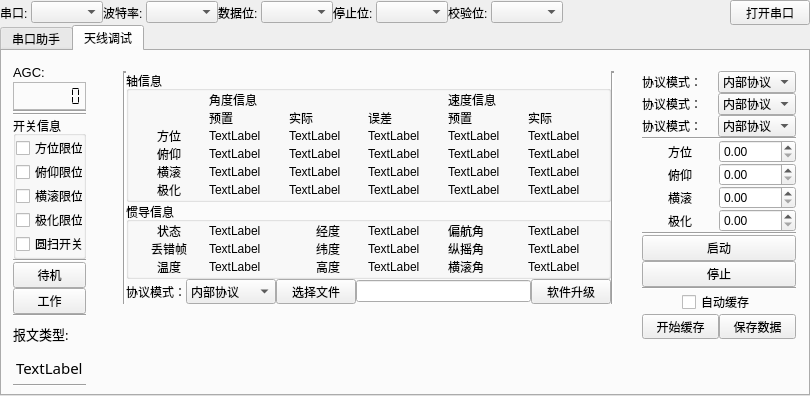
<?xml version="1.0" encoding="UTF-8"?>
<ui version="4.0">
 <class>MainWindow</class>
 <widget class="QMainWindow" name="MainWindow">
  <property name="geometry">
   <rect>
    <x>0</x>
    <y>0</y>
    <width>810</width>
    <height>396</height>
   </rect>
  </property>
  <property name="minimumSize">
   <size>
    <width>810</width>
    <height>396</height>
   </size>
  </property>
  <property name="windowTitle">
   <string>MainWindow</string>
  </property>
  <widget class="QWidget" name="centralWidget">
   <layout class="QGridLayout" name="gridLayout_3">
    <property name="leftMargin">
     <number>0</number>
    </property>
    <property name="topMargin">
     <number>0</number>
    </property>
    <property name="rightMargin">
     <number>0</number>
    </property>
    <property name="bottomMargin">
     <number>0</number>
    </property>
    <property name="spacing">
     <number>0</number>
    </property>
    <item row="0" column="0">
     <layout class="QHBoxLayout" name="horizontalLayout_4">
      <property name="spacing">
       <number>0</number>
      </property>
      <item>
       <layout class="QHBoxLayout" name="horizontalLayout_2">
        <property name="spacing">
         <number>0</number>
        </property>
        <item>
         <widget class="QLabel" name="label">
          <property name="text">
           <string>串口: </string>
          </property>
         </widget>
        </item>
        <item>
         <widget class="QComboBox" name="comboBox_SerPort"/>
        </item>
        <item>
         <widget class="QLabel" name="label_2">
          <property name="text">
           <string>波特率: </string>
          </property>
         </widget>
        </item>
        <item>
         <widget class="QComboBox" name="comboBox_SerBaud"/>
        </item>
        <item>
         <widget class="QLabel" name="label_3">
          <property name="text">
           <string>数据位: </string>
          </property>
         </widget>
        </item>
        <item>
         <widget class="QComboBox" name="comboBox_SerDataBits"/>
        </item>
        <item>
         <widget class="QLabel" name="label_4">
          <property name="text">
           <string>停止位: </string>
          </property>
         </widget>
        </item>
        <item>
         <widget class="QComboBox" name="comboBox_SerStopBits"/>
        </item>
        <item>
         <widget class="QLabel" name="label_5">
          <property name="text">
           <string>校验位: </string>
          </property>
         </widget>
        </item>
        <item>
         <widget class="QComboBox" name="comboBox_SerCheckBits"/>
        </item>
       </layout>
      </item>
      <item>
       <spacer name="horizontalSpacer">
        <property name="orientation">
         <enum>Qt::Horizontal</enum>
        </property>
        <property name="sizeHint" stdset="0">
         <size>
          <width>40</width>
          <height>20</height>
         </size>
        </property>
       </spacer>
      </item>
      <item>
       <widget class="QPushButton" name="pushButton_OpenSerPort">
        <property name="maximumSize">
         <size>
          <width>16777215</width>
          <height>25</height>
         </size>
        </property>
        <property name="text">
         <string>打开串口</string>
        </property>
       </widget>
      </item>
     </layout>
    </item>
    <item row="1" column="0">
     <widget class="QTabWidget" name="tabWidget">
      <property name="minimumSize">
       <size>
        <width>810</width>
        <height>367</height>
       </size>
      </property>
      <property name="maximumSize">
       <size>
        <width>16777215</width>
        <height>16777215</height>
       </size>
      </property>
      <property name="currentIndex">
       <number>1</number>
      </property>
      <widget class="QWidget" name="tab_Serial">
       <attribute name="title">
        <string>串口助手</string>
       </attribute>
      </widget>
      <widget class="QWidget" name="tab_Ant">
       <property name="maximumSize">
        <size>
         <width>806</width>
         <height>16777215</height>
        </size>
       </property>
       <attribute name="title">
        <string>天线调试</string>
       </attribute>
       <widget class="QWidget" name="layoutWidget">
        <property name="geometry">
         <rect>
          <x>0</x>
          <y>0</y>
          <width>95</width>
          <height>347</height>
         </rect>
        </property>
        <layout class="QGridLayout" name="gridLayout_12">
         <property name="spacing">
          <number>0</number>
         </property>
         <item row="0" column="0">
          <layout class="QGridLayout" name="gridLayout_6">
           <property name="spacing">
            <number>0</number>
           </property>
           <item row="1" column="0">
            <widget class="QGroupBox" name="groupBox_3">
             <property name="title">
              <string>开关信息</string>
             </property>
             <layout class="QGridLayout" name="gridLayout_10">
              <property name="leftMargin">
               <number>0</number>
              </property>
              <property name="topMargin">
               <number>0</number>
              </property>
              <property name="rightMargin">
               <number>0</number>
              </property>
              <property name="bottomMargin">
               <number>0</number>
              </property>
              <property name="spacing">
               <number>0</number>
              </property>
              <item row="0" column="0">
               <widget class="QCheckBox" name="checkBox">
                <property name="text">
                 <string>方位限位</string>
                </property>
                <property name="checkable">
                 <bool>false</bool>
                </property>
               </widget>
              </item>
              <item row="1" column="0">
               <widget class="QCheckBox" name="checkBox_2">
                <property name="text">
                 <string>俯仰限位</string>
                </property>
                <property name="checkable">
                 <bool>false</bool>
                </property>
               </widget>
              </item>
              <item row="2" column="0">
               <widget class="QCheckBox" name="checkBox_3">
                <property name="text">
                 <string>横滚限位</string>
                </property>
                <property name="checkable">
                 <bool>false</bool>
                </property>
               </widget>
              </item>
              <item row="3" column="0">
               <widget class="QCheckBox" name="checkBox_4">
                <property name="text">
                 <string>极化限位</string>
                </property>
                <property name="checkable">
                 <bool>false</bool>
                </property>
               </widget>
              </item>
              <item row="4" column="0">
               <widget class="QCheckBox" name="checkBox_5">
                <property name="text">
                 <string>圆扫开关</string>
                </property>
               </widget>
              </item>
             </layout>
            </widget>
           </item>
           <item row="0" column="0">
            <layout class="QGridLayout" name="gridLayout_5">
             <property name="spacing">
              <number>0</number>
             </property>
             <item row="0" column="0">
              <widget class="QLabel" name="label_56">
               <property name="minimumSize">
                <size>
                 <width>0</width>
                 <height>20</height>
                </size>
               </property>
               <property name="font">
                <font>
                 <family>Arial</family>
                 <pointsize>10</pointsize>
                </font>
               </property>
               <property name="text">
                <string>AGC:</string>
               </property>
              </widget>
             </item>
             <item row="3" column="0">
              <widget class="Line" name="line">
               <property name="orientation">
                <enum>Qt::Horizontal</enum>
               </property>
              </widget>
             </item>
             <item row="1" column="0">
              <widget class="QLCDNumber" name="lcdNumber">
               <property name="minimumSize">
                <size>
                 <width>0</width>
                 <height>28</height>
                </size>
               </property>
               <property name="frameShape">
                <enum>QFrame::StyledPanel</enum>
               </property>
               <property name="frameShadow">
                <enum>QFrame::Sunken</enum>
               </property>
               <property name="lineWidth">
                <number>1</number>
               </property>
               <property name="midLineWidth">
                <number>0</number>
               </property>
               <property name="smallDecimalPoint">
                <bool>true</bool>
               </property>
               <property name="digitCount">
                <number>6</number>
               </property>
               <property name="segmentStyle">
                <enum>QLCDNumber::Flat</enum>
               </property>
               <property name="value" stdset="0">
                <double>0.000000000000000</double>
               </property>
               <property name="intValue" stdset="0">
                <number>0</number>
               </property>
              </widget>
             </item>
             <item row="2" column="0">
              <widget class="Line" name="line_10">
               <property name="orientation">
                <enum>Qt::Horizontal</enum>
               </property>
              </widget>
             </item>
            </layout>
           </item>
           <item row="2" column="0">
            <widget class="Line" name="line_9">
             <property name="orientation">
              <enum>Qt::Horizontal</enum>
             </property>
            </widget>
           </item>
          </layout>
         </item>
         <item row="2" column="0">
          <widget class="QPushButton" name="pushButton_2">
           <property name="text">
            <string>工作</string>
           </property>
          </widget>
         </item>
         <item row="3" column="0">
          <layout class="QGridLayout" name="gridLayout_11">
           <property name="spacing">
            <number>0</number>
           </property>
           <item row="3" column="0">
            <widget class="Line" name="line_7">
             <property name="orientation">
              <enum>Qt::Horizontal</enum>
             </property>
            </widget>
           </item>
           <item row="1" column="0">
            <widget class="QLabel" name="label_57">
             <property name="minimumSize">
              <size>
               <width>0</width>
               <height>20</height>
              </size>
             </property>
             <property name="font">
              <font>
               <family>微软雅黑</family>
               <pointsize>10</pointsize>
              </font>
             </property>
             <property name="text">
              <string>报文类型:</string>
             </property>
            </widget>
           </item>
           <item row="2" column="0" alignment="Qt::AlignHCenter">
            <widget class="QLabel" name="label_59">
             <property name="font">
              <font>
               <family>Microsoft YaHei Mono</family>
               <pointsize>11</pointsize>
              </font>
             </property>
             <property name="text">
              <string>TextLabel</string>
             </property>
            </widget>
           </item>
           <item row="0" column="0">
            <widget class="Line" name="line_8">
             <property name="orientation">
              <enum>Qt::Horizontal</enum>
             </property>
            </widget>
           </item>
          </layout>
         </item>
         <item row="1" column="0">
          <widget class="QPushButton" name="pushButton">
           <property name="text">
            <string>待机</string>
           </property>
          </widget>
         </item>
        </layout>
       </widget>
       <widget class="QWidget" name="layoutWidget">
        <property name="geometry">
         <rect>
          <x>110</x>
          <y>9</y>
          <width>513</width>
          <height>352</height>
         </rect>
        </property>
        <layout class="QGridLayout" name="gridLayout_7">
         <property name="spacing">
          <number>0</number>
         </property>
         <item row="0" column="1">
          <layout class="QGridLayout" name="gridLayout_4">
           <property name="spacing">
            <number>0</number>
           </property>
           <item row="0" column="0">
            <widget class="QGroupBox" name="groupBox">
             <property name="title">
              <string>轴信息</string>
             </property>
             <layout class="QGridLayout" name="gridLayout">
              <property name="leftMargin">
               <number>0</number>
              </property>
              <property name="topMargin">
               <number>0</number>
              </property>
              <property name="rightMargin">
               <number>0</number>
              </property>
              <property name="bottomMargin">
               <number>0</number>
              </property>
              <property name="spacing">
               <number>0</number>
              </property>
              <item row="4" column="6">
               <widget class="QLabel" name="label_21">
                <property name="text">
                 <string>TextLabel</string>
                </property>
               </widget>
              </item>
              <item row="2" column="1">
               <widget class="QLabel" name="label_12">
                <property name="text">
                 <string>预置</string>
                </property>
               </widget>
              </item>
              <item row="2" column="7">
               <widget class="QLabel" name="label_18">
                <property name="text">
                 <string>实际</string>
                </property>
               </widget>
              </item>
              <item row="2" column="6">
               <widget class="QLabel" name="label_17">
                <property name="text">
                 <string>预置</string>
                </property>
               </widget>
              </item>
              <item row="2" column="2">
               <widget class="QLabel" name="label_13">
                <property name="text">
                 <string>实际</string>
                </property>
               </widget>
              </item>
              <item row="4" column="3">
               <widget class="QLabel" name="label_20">
                <property name="text">
                 <string>TextLabel</string>
                </property>
               </widget>
              </item>
              <item row="5" column="6">
               <widget class="QLabel" name="label_26">
                <property name="text">
                 <string>TextLabel</string>
                </property>
               </widget>
              </item>
              <item row="6" column="3">
               <widget class="QLabel" name="label_30">
                <property name="text">
                 <string>TextLabel</string>
                </property>
               </widget>
              </item>
              <item row="7" column="1">
               <widget class="QLabel" name="label_33">
                <property name="text">
                 <string>TextLabel</string>
                </property>
               </widget>
              </item>
              <item row="6" column="7">
               <widget class="QLabel" name="label_32">
                <property name="text">
                 <string>TextLabel</string>
                </property>
               </widget>
              </item>
              <item row="5" column="2">
               <widget class="QLabel" name="label_24">
                <property name="text">
                 <string>TextLabel</string>
                </property>
               </widget>
              </item>
              <item row="5" column="1">
               <widget class="QLabel" name="label_23">
                <property name="text">
                 <string>TextLabel</string>
                </property>
               </widget>
              </item>
              <item row="7" column="6">
               <widget class="QLabel" name="label_36">
                <property name="text">
                 <string>TextLabel</string>
                </property>
               </widget>
              </item>
              <item row="5" column="7">
               <widget class="QLabel" name="label_27">
                <property name="text">
                 <string>TextLabel</string>
                </property>
               </widget>
              </item>
              <item row="4" column="0" alignment="Qt::AlignHCenter">
               <widget class="QLabel" name="label_8">
                <property name="text">
                 <string>方位</string>
                </property>
               </widget>
              </item>
              <item row="5" column="3">
               <widget class="QLabel" name="label_25">
                <property name="text">
                 <string>TextLabel</string>
                </property>
               </widget>
              </item>
              <item row="0" column="1" colspan="3">
               <widget class="QLabel" name="label_14">
                <property name="text">
                 <string>角度信息</string>
                </property>
               </widget>
              </item>
              <item row="7" column="2">
               <widget class="QLabel" name="label_34">
                <property name="text">
                 <string>TextLabel</string>
                </property>
               </widget>
              </item>
              <item row="4" column="1">
               <widget class="QLabel" name="label_16">
                <property name="text">
                 <string>TextLabel</string>
                </property>
               </widget>
              </item>
              <item row="4" column="7">
               <widget class="QLabel" name="label_22">
                <property name="text">
                 <string>TextLabel</string>
                </property>
               </widget>
              </item>
              <item row="6" column="2">
               <widget class="QLabel" name="label_29">
                <property name="text">
                 <string>TextLabel</string>
                </property>
               </widget>
              </item>
              <item row="5" column="0" alignment="Qt::AlignHCenter">
               <widget class="QLabel" name="label_9">
                <property name="text">
                 <string>俯仰</string>
                </property>
               </widget>
              </item>
              <item row="7" column="3">
               <widget class="QLabel" name="label_35">
                <property name="text">
                 <string>TextLabel</string>
                </property>
               </widget>
              </item>
              <item row="0" column="6" colspan="2">
               <widget class="QLabel" name="label_15">
                <property name="text">
                 <string>速度信息</string>
                </property>
               </widget>
              </item>
              <item row="6" column="0" alignment="Qt::AlignHCenter">
               <widget class="QLabel" name="label_10">
                <property name="text">
                 <string>横滚</string>
                </property>
               </widget>
              </item>
              <item row="2" column="3">
               <widget class="QLabel" name="label_6">
                <property name="text">
                 <string>误差</string>
                </property>
               </widget>
              </item>
              <item row="7" column="0" alignment="Qt::AlignHCenter">
               <widget class="QLabel" name="label_11">
                <property name="text">
                 <string>极化</string>
                </property>
               </widget>
              </item>
              <item row="6" column="1">
               <widget class="QLabel" name="label_28">
                <property name="text">
                 <string>TextLabel</string>
                </property>
               </widget>
              </item>
              <item row="4" column="2">
               <widget class="QLabel" name="label_19">
                <property name="text">
                 <string>TextLabel</string>
                </property>
               </widget>
              </item>
              <item row="6" column="6">
               <widget class="QLabel" name="label_31">
                <property name="text">
                 <string>TextLabel</string>
                </property>
               </widget>
              </item>
              <item row="7" column="7">
               <widget class="QLabel" name="label_37">
                <property name="text">
                 <string>TextLabel</string>
                </property>
               </widget>
              </item>
             </layout>
            </widget>
           </item>
           <item row="1" column="0">
            <widget class="QGroupBox" name="groupBox_2">
             <property name="title">
              <string>惯导信息</string>
             </property>
             <layout class="QGridLayout" name="gridLayout_2">
              <property name="leftMargin">
               <number>0</number>
              </property>
              <property name="topMargin">
               <number>0</number>
              </property>
              <property name="rightMargin">
               <number>0</number>
              </property>
              <property name="bottomMargin">
               <number>0</number>
              </property>
              <property name="spacing">
               <number>0</number>
              </property>
              <item row="0" column="0" alignment="Qt::AlignHCenter">
               <widget class="QLabel" name="label_38">
                <property name="text">
                 <string>状态</string>
                </property>
               </widget>
              </item>
              <item row="0" column="1">
               <widget class="QLabel" name="label_41">
                <property name="text">
                 <string>TextLabel</string>
                </property>
               </widget>
              </item>
              <item row="0" column="2" alignment="Qt::AlignHCenter">
               <widget class="QLabel" name="label_44">
                <property name="text">
                 <string>经度</string>
                </property>
               </widget>
              </item>
              <item row="0" column="3">
               <widget class="QLabel" name="label_47">
                <property name="text">
                 <string>TextLabel</string>
                </property>
               </widget>
              </item>
              <item row="0" column="4">
               <widget class="QLabel" name="label_50">
                <property name="text">
                 <string>偏航角</string>
                </property>
               </widget>
              </item>
              <item row="0" column="5">
               <widget class="QLabel" name="label_53">
                <property name="text">
                 <string>TextLabel</string>
                </property>
               </widget>
              </item>
              <item row="1" column="0" alignment="Qt::AlignHCenter">
               <widget class="QLabel" name="label_39">
                <property name="text">
                 <string>丢错帧</string>
                </property>
               </widget>
              </item>
              <item row="1" column="1">
               <widget class="QLabel" name="label_42">
                <property name="text">
                 <string>TextLabel</string>
                </property>
               </widget>
              </item>
              <item row="1" column="2" alignment="Qt::AlignHCenter">
               <widget class="QLabel" name="label_45">
                <property name="text">
                 <string>纬度</string>
                </property>
               </widget>
              </item>
              <item row="1" column="3">
               <widget class="QLabel" name="label_48">
                <property name="text">
                 <string>TextLabel</string>
                </property>
               </widget>
              </item>
              <item row="1" column="4">
               <widget class="QLabel" name="label_51">
                <property name="text">
                 <string>纵摇角</string>
                </property>
               </widget>
              </item>
              <item row="1" column="5">
               <widget class="QLabel" name="label_54">
                <property name="text">
                 <string>TextLabel</string>
                </property>
               </widget>
              </item>
              <item row="2" column="0" alignment="Qt::AlignHCenter">
               <widget class="QLabel" name="label_40">
                <property name="text">
                 <string>温度</string>
                </property>
               </widget>
              </item>
              <item row="2" column="1">
               <widget class="QLabel" name="label_43">
                <property name="text">
                 <string>TextLabel</string>
                </property>
               </widget>
              </item>
              <item row="2" column="2" alignment="Qt::AlignHCenter">
               <widget class="QLabel" name="label_46">
                <property name="text">
                 <string>高度</string>
                </property>
               </widget>
              </item>
              <item row="2" column="3">
               <widget class="QLabel" name="label_49">
                <property name="text">
                 <string>TextLabel</string>
                </property>
               </widget>
              </item>
              <item row="2" column="4">
               <widget class="QLabel" name="label_52">
                <property name="text">
                 <string>横滚角</string>
                </property>
               </widget>
              </item>
              <item row="2" column="5">
               <widget class="QLabel" name="label_55">
                <property name="text">
                 <string>TextLabel</string>
                </property>
               </widget>
              </item>
             </layout>
            </widget>
           </item>
          </layout>
         </item>
         <item row="0" column="0" rowspan="2">
          <widget class="Line" name="line_2">
           <property name="lineWidth">
            <number>2</number>
           </property>
           <property name="orientation">
            <enum>Qt::Vertical</enum>
           </property>
          </widget>
         </item>
         <item row="2" column="1">
          <spacer name="verticalSpacer">
           <property name="orientation">
            <enum>Qt::Vertical</enum>
           </property>
           <property name="sizeHint" stdset="0">
            <size>
             <width>20</width>
             <height>40</height>
            </size>
           </property>
          </spacer>
         </item>
         <item row="1" column="1">
          <layout class="QHBoxLayout" name="horizontalLayout">
           <property name="spacing">
            <number>0</number>
           </property>
           <item>
            <widget class="QLabel" name="label_63">
             <property name="maximumSize">
              <size>
               <width>80</width>
               <height>25</height>
              </size>
             </property>
             <property name="text">
              <string>协议模式：</string>
             </property>
            </widget>
           </item>
           <item>
            <widget class="QComboBox" name="comboBox_SerProtocol_4">
             <property name="minimumSize">
              <size>
               <width>90</width>
               <height>25</height>
              </size>
             </property>
             <property name="maximumSize">
              <size>
               <width>90</width>
               <height>25</height>
              </size>
             </property>
             <item>
              <property name="text">
               <string>内部协议</string>
              </property>
             </item>
             <item>
              <property name="text">
               <string>中兴协议</string>
              </property>
             </item>
            </widget>
           </item>
           <item>
            <widget class="QPushButton" name="pushButton_Ant_OpenFile">
             <property name="maximumSize">
              <size>
               <width>80</width>
               <height>25</height>
              </size>
             </property>
             <property name="text">
              <string>选择文件</string>
             </property>
            </widget>
           </item>
           <item>
            <widget class="QLineEdit" name="lineEdit">
             <property name="text">
              <string notr="true"/>
             </property>
             <property name="readOnly">
              <bool>true</bool>
             </property>
             <property name="clearButtonEnabled">
              <bool>false</bool>
             </property>
            </widget>
           </item>
           <item>
            <widget class="QPushButton" name="pushButton_Ant_Update">
             <property name="minimumSize">
              <size>
               <width>80</width>
               <height>25</height>
              </size>
             </property>
             <property name="maximumSize">
              <size>
               <width>80</width>
               <height>25</height>
              </size>
             </property>
             <property name="text">
              <string>软件升级</string>
             </property>
            </widget>
           </item>
          </layout>
         </item>
         <item row="0" column="2" rowspan="2">
          <widget class="Line" name="line_3">
           <property name="lineWidth">
            <number>2</number>
           </property>
           <property name="orientation">
            <enum>Qt::Vertical</enum>
           </property>
          </widget>
         </item>
        </layout>
       </widget>
       <widget class="QWidget" name="layoutWidget">
        <property name="geometry">
         <rect>
          <x>629</x>
          <y>9</y>
          <width>176</width>
          <height>356</height>
         </rect>
        </property>
        <layout class="QGridLayout" name="gridLayout_16">
         <property name="spacing">
          <number>0</number>
         </property>
         <item row="0" column="0">
          <layout class="QVBoxLayout" name="verticalLayout">
           <property name="spacing">
            <number>0</number>
           </property>
           <item>
            <layout class="QHBoxLayout" name="horizontalLayout_6">
             <property name="spacing">
              <number>0</number>
             </property>
             <item>
              <widget class="QLabel" name="label_66">
               <property name="maximumSize">
                <size>
                 <width>16777215</width>
                 <height>25</height>
                </size>
               </property>
               <property name="text">
                <string>协议模式：</string>
               </property>
              </widget>
             </item>
             <item>
              <widget class="QComboBox" name="comboBox_SerProtocol_3">
               <property name="minimumSize">
                <size>
                 <width>72</width>
                 <height>0</height>
                </size>
               </property>
               <property name="maximumSize">
                <size>
                 <width>16777215</width>
                 <height>16777215</height>
                </size>
               </property>
               <item>
                <property name="text">
                 <string>内部协议</string>
                </property>
               </item>
               <item>
                <property name="text">
                 <string>中兴协议</string>
                </property>
               </item>
              </widget>
             </item>
            </layout>
           </item>
           <item>
            <layout class="QHBoxLayout" name="horizontalLayout_5">
             <property name="spacing">
              <number>0</number>
             </property>
             <item>
              <widget class="QLabel" name="label_65">
               <property name="maximumSize">
                <size>
                 <width>16777215</width>
                 <height>25</height>
                </size>
               </property>
               <property name="text">
                <string>协议模式：</string>
               </property>
              </widget>
             </item>
             <item>
              <widget class="QComboBox" name="comboBox_SerProtocol_2">
               <property name="minimumSize">
                <size>
                 <width>72</width>
                 <height>0</height>
                </size>
               </property>
               <property name="maximumSize">
                <size>
                 <width>16777215</width>
                 <height>16777215</height>
                </size>
               </property>
               <item>
                <property name="text">
                 <string>内部协议</string>
                </property>
               </item>
               <item>
                <property name="text">
                 <string>中兴协议</string>
                </property>
               </item>
              </widget>
             </item>
            </layout>
           </item>
           <item>
            <layout class="QHBoxLayout" name="horizontalLayout_3">
             <property name="spacing">
              <number>0</number>
             </property>
             <item>
              <widget class="QLabel" name="label_7">
               <property name="maximumSize">
                <size>
                 <width>16777215</width>
                 <height>25</height>
                </size>
               </property>
               <property name="text">
                <string>协议模式：</string>
               </property>
              </widget>
             </item>
             <item>
              <widget class="QComboBox" name="comboBox_SerProtocol">
               <property name="minimumSize">
                <size>
                 <width>72</width>
                 <height>0</height>
                </size>
               </property>
               <property name="maximumSize">
                <size>
                 <width>16777215</width>
                 <height>16777215</height>
                </size>
               </property>
               <item>
                <property name="text">
                 <string>内部协议</string>
                </property>
               </item>
               <item>
                <property name="text">
                 <string>中兴协议</string>
                </property>
               </item>
              </widget>
             </item>
            </layout>
           </item>
           <item>
            <widget class="Line" name="line_4">
             <property name="orientation">
              <enum>Qt::Horizontal</enum>
             </property>
            </widget>
           </item>
          </layout>
         </item>
         <item row="4" column="0">
          <layout class="QGridLayout" name="gridLayout_14">
           <property name="spacing">
            <number>0</number>
           </property>
           <item row="1" column="1">
            <widget class="QPushButton" name="pushButton_4">
             <property name="maximumSize">
              <size>
               <width>16777215</width>
               <height>25</height>
              </size>
             </property>
             <property name="text">
              <string>保存数据</string>
             </property>
            </widget>
           </item>
           <item row="0" column="0" colspan="2" alignment="Qt::AlignHCenter">
            <widget class="QCheckBox" name="checkBox_6">
             <property name="text">
              <string>自动缓存</string>
             </property>
            </widget>
           </item>
           <item row="1" column="0">
            <widget class="QPushButton" name="pushButton_3">
             <property name="maximumSize">
              <size>
               <width>16777215</width>
               <height>25</height>
              </size>
             </property>
             <property name="text">
              <string>开始缓存</string>
             </property>
            </widget>
           </item>
          </layout>
         </item>
         <item row="3" column="0">
          <layout class="QGridLayout" name="gridLayout_15">
           <property name="spacing">
            <number>0</number>
           </property>
           <item row="1" column="0">
            <widget class="QPushButton" name="pushButton_5">
             <property name="maximumSize">
              <size>
               <width>16777215</width>
               <height>28</height>
              </size>
             </property>
             <property name="text">
              <string>启动</string>
             </property>
            </widget>
           </item>
           <item row="2" column="0">
            <widget class="QPushButton" name="pushButton_6">
             <property name="maximumSize">
              <size>
               <width>16777215</width>
               <height>28</height>
              </size>
             </property>
             <property name="text">
              <string>停止</string>
             </property>
            </widget>
           </item>
           <item row="0" column="0">
            <widget class="Line" name="line_5">
             <property name="orientation">
              <enum>Qt::Horizontal</enum>
             </property>
            </widget>
           </item>
           <item row="3" column="0">
            <widget class="Line" name="line_6">
             <property name="orientation">
              <enum>Qt::Horizontal</enum>
             </property>
            </widget>
           </item>
          </layout>
         </item>
         <item row="5" column="0">
          <spacer name="verticalSpacer_3">
           <property name="orientation">
            <enum>Qt::Vertical</enum>
           </property>
           <property name="sizeHint" stdset="0">
            <size>
             <width>20</width>
             <height>40</height>
            </size>
           </property>
          </spacer>
         </item>
         <item row="2" column="0">
          <layout class="QGridLayout" name="gridLayout_13">
           <property name="spacing">
            <number>0</number>
           </property>
           <item row="3" column="0" alignment="Qt::AlignHCenter">
            <widget class="QLabel" name="label_62">
             <property name="text">
              <string>极化</string>
             </property>
            </widget>
           </item>
           <item row="2" column="0" alignment="Qt::AlignHCenter">
            <widget class="QLabel" name="label_61">
             <property name="text">
              <string>横滚</string>
             </property>
            </widget>
           </item>
           <item row="0" column="0" alignment="Qt::AlignHCenter">
            <widget class="QLabel" name="label_58">
             <property name="text">
              <string>方位</string>
             </property>
            </widget>
           </item>
           <item row="1" column="1">
            <widget class="QDoubleSpinBox" name="doubleSpinBox_2"/>
           </item>
           <item row="1" column="0" alignment="Qt::AlignHCenter">
            <widget class="QLabel" name="label_60">
             <property name="text">
              <string>俯仰</string>
             </property>
            </widget>
           </item>
           <item row="0" column="1">
            <widget class="QDoubleSpinBox" name="doubleSpinBox"/>
           </item>
           <item row="2" column="1">
            <widget class="QDoubleSpinBox" name="doubleSpinBox_3"/>
           </item>
           <item row="3" column="1">
            <widget class="QDoubleSpinBox" name="doubleSpinBox_4"/>
           </item>
          </layout>
         </item>
        </layout>
       </widget>
      </widget>
     </widget>
    </item>
   </layout>
  </widget>
 </widget>
 <layoutdefault spacing="6" margin="11"/>
 <tabstops>
  <tabstop>comboBox_SerPort</tabstop>
  <tabstop>comboBox_SerBaud</tabstop>
  <tabstop>comboBox_SerDataBits</tabstop>
  <tabstop>comboBox_SerStopBits</tabstop>
  <tabstop>comboBox_SerCheckBits</tabstop>
  <tabstop>pushButton_OpenSerPort</tabstop>
  <tabstop>tabWidget</tabstop>
 </tabstops>
 <resources/>
 <connections/>
</ui>
